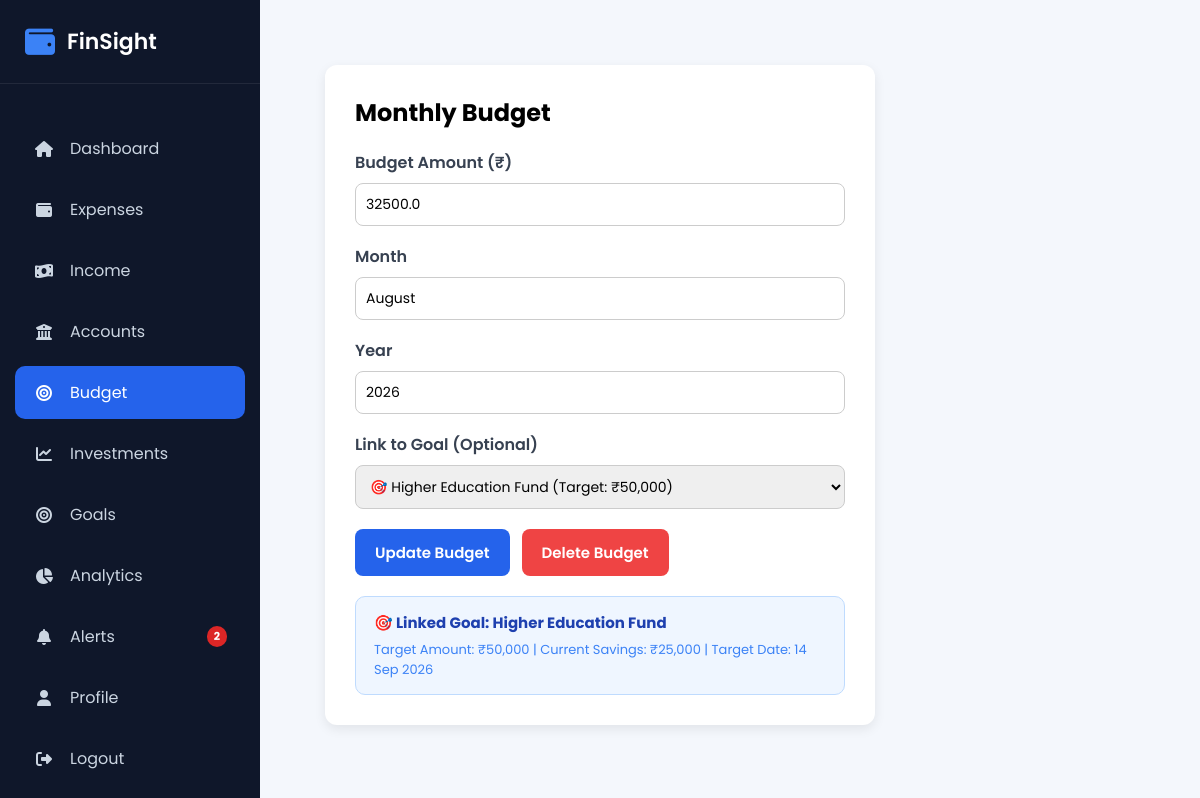
Before: /budgets (signed in) with the older database file.
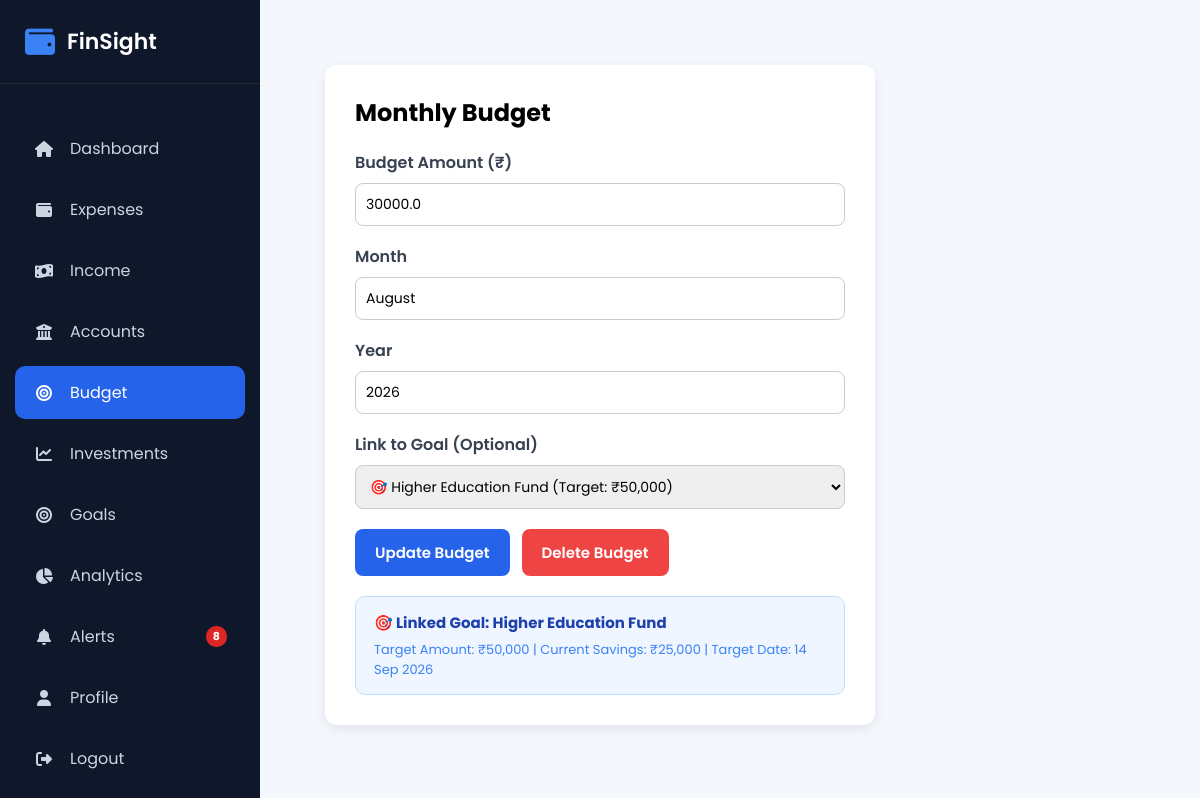
After: the same page with the newer database file.
### models/budget.py (models this page shows)
class Budget(db.Model):
    __tablename__ = "budgets"
    id = db.Column(db.Integer, primary_key=True)
    monthly_budget = db.Column(db.Float, nullable=False)
    month = db.Column(db.String(20), nullable=False)
    year = db.Column(db.Integer, nullable=False)
    created_at = db.Column(
        db.DateTime,
        default=datetime.utcnow
    )
    user_id = db.Column(
        db.Integer,
        db.ForeignKey("users.id"),
        nullable=False
    )
    goal_id = db.Column(
        db.Integer,
        db.ForeignKey("goals.id"),
        nullable=True
    )
    goal = db.relationship(
        "Goal",
        backref=db.backref("budgets", lazy=True)
    )

### routes/budget.py (the view, shortened to what this page needs)
@budget.route("/budgets", methods=["GET", "POST"])
@login_required
def budgets():
    current_budget = Budget.query.filter_by(user_id=current_user.id).first()
    goals = Goal.query.filter_by(user_id=current_user.id).all()
    return render_template(
        "budgets.html",
        budget=current_budget,
        goals=goals
    )

### app.py (called while the page is built)
@login_manager.user_loader
def load_user(user_id):
    return User.query.get(int(user_id))

@app.context_processor
def inject_global_vars():
    if current_user.is_authenticated:
        unread_count = FinancialAlert.query.filter_by(user_id=current_user.id, is_read=False).count()
        return dict(unread_alerts_count=unread_count)
    return dict(unread_alerts_count=0)

### templates/budgets.html (shortened to what this page needs)
{% extends "layout.html" %}
{% block css %}
<link rel="stylesheet" href="{{ url_for('static', filename='css/budget.css') }}">
{% endblock %}
{% block content %}
<div class="budget-container">
    <div class="budget-card">
        <h2>Monthly Budget</h2>
        <form id="budget-form" method="POST" action="{{ url_for('budget.budgets') }}">
            <div class="form-group">
                <label>Budget Amount (₹)</label>
                <input
                    type="number"
                    name="monthly_budget"
                    step="0.01"
                    required
                    placeholder="e.g. 30000"
                    value="{{ budget.monthly_budget if budget else '' }}">
            </div>
            <div class="form-group">
                <label>Month</label>
                <input
                    type="text"
                    name="month"
                    placeholder="e.g. August"
                    required
                    value="{{ budget.month if budget else '' }}">
            </div>
            <div class="form-group">
                <label>Year</label>
                <input
                    type="number"
                    name="year"
                    placeholder="2026"
                    required
                    value="{{ budget.year if budget else '' }}">
            </div>
            <div class="form-group">
                <label>Link to Goal (Optional)</label>
                <select name="goal_id">
                    {% for g in goals %}
                        <option value="{{ g.id }}" {% if budget and budget.goal_id == g.id %}selected{% endif %}>
                            🎯 {{ g.goal_name }} (Target: ₹{{ "{:,.0f}".format(g.target_amount) }})
                        </option>
                    {% endfor %}
                </select>
            </div>
        </form>
        <div class="budget-actions">
            <button type="submit" form="budget-form" class="btn-save">
                {% if budget %}
                    Update Budget
                {% else %}
                    Save Budget
                {% endif %}
            </button>
            {% if budget %}
                <form method="POST" action="{{ url_for('budget.delete_budget', id=budget.id) }}" style="display:inline;" onsubmit="return confirm('Are you sure you want to delete this budget?');">
                    <button type="submit" class="btn-delete">Delete Budget</button>
                </form>
            {% endif %}
        </div>
        {% if budget and budget.goal %}
            <div class="linked-goal-badge">
                <h4>🎯 Linked Goal: {{ budget.goal.goal_name }}</h4>
                <p>Target Amount: ₹{{ "{:,.0f}".format(budget.goal.target_amount) }} | Current Savings: ₹{{ "{:,.0f}".format(budget.goal.current_amount) }} | Target Date: {{ budget.goal.target_date.strftime('%d %b %Y') if budget.goal.target_date else 'N/A' }}</p>
            </div>
        {% endif %}
    </div>
</div>
{% endblock %}

Changed rows visible on the page:
changed Budget "August": monthly_budget "32500.0" → "30000.0"
Other visible differences:
{{ unread_alerts_count }}: "2" → "8"
